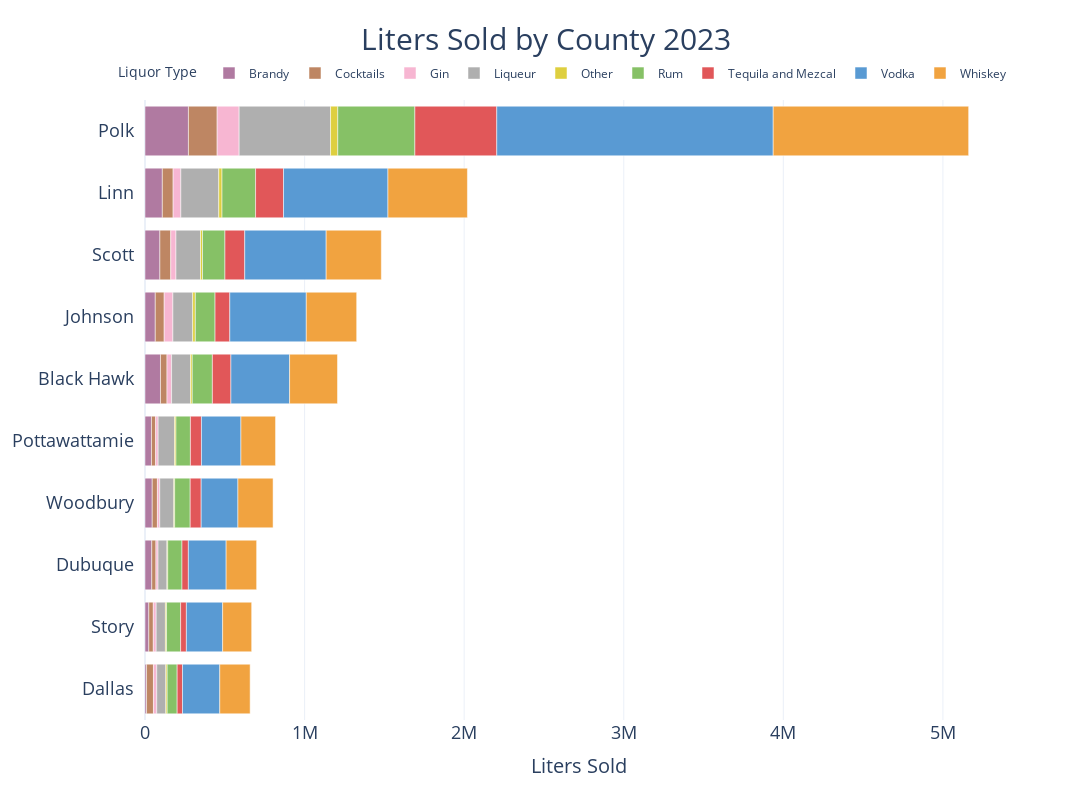

Notebook code cell kept with this figure:
### Code cell
county_order = ['Polk', 'Linn', 'Scott', 'Johnson', 'Black Hawk', 'Pottawattamie', 'Woodbury', 'Dubuque', 'Story', 'Dallas']
# Create the stacked bar chart
fig = px.bar(
    cat_df_long,
    x='liters_sold_per_cat',  
    y='county',
    color='liquor_type',  # stack by 
    title='Liters Sold by County per Year',
    labels={'county': 'County ','liquor_type': 'Liquor Type ', 'liters_sold_per_cat': 'Liters Sold per Category '}, 
    template='plotly_white',
    color_discrete_map = liquor_colors,
    category_orders = {'county': county_order}
    
)

# Update layout 
fig.update_layout(
    xaxis = dict(
        title = 'Liters Sold',
        title_font = dict(size = 20),
        tickfont=dict(size=18),
        tickformat = '.0s'
    ),
    
    yaxis = dict(
        title= None,
        title_font = dict(size = 20),
        tickfont=dict(size=18),
        ticksuffix = '  ',
    ),

     legend=dict(
        orientation="h",
        yanchor="bottom",
        y=1.02,
        xanchor="right",
        x=1,
    ),
        title=dict(
        text = "Liters Sold by County 2023",
        font = dict(size = 30),
        x = .5,
        xanchor = 'center'),
    width = 1100,
    height = 800,
)

fig.show()

### Figure 1 — Plotly figure (JSON) as saved in the notebook; plotly's stock layout.template omitted (floating-point values rounded to 4 significant figures)
{"data": [{"alignmentgroup": "True", "hovertemplate": "Liquor Type =Brandy<br>Liters Sold per Category =%{x}<br>County =%{y}<extra></extra>", "legendgroup": "Brandy", "marker": {"color": "#b07aa1", "pattern": {"shape": ""}}, "name": "Brandy", "offsetgroup": "Brandy", "orientation": "h", "showlegend": true, "textposition": "auto", "type": "bar", "x": [96990.0, 9729.0, 42470.0, 64440.0, 108600.0, 272100.0, 40460.0, 93110.0, 23930.0, 45370.0], "xaxis": "x", "y": ["Black Hawk", "Dallas", "Dubuque", "Johnson", "Linn", "Polk", "Pottawattamie", "Scott", "Story", "Woodbury"], "yaxis": "y"}, {"alignmentgroup": "True", "hovertemplate": "Liquor Type =Cocktails<br>Liters Sold per Category =%{x}<br>County =%{y}<extra></extra>", "legendgroup": "Cocktails", "marker": {"color": "#be8663", "pattern": {"shape": ""}}, "name": "Cocktails", "offsetgroup": "Cocktails", "orientation": "h", "showlegend": true, "textposition": "auto", "type": "bar", "x": [40800.0, 43200.0, 26060.0, 55820.0, 67730.0, 180000.0, 26170.0, 68370.0, 28150.0, 32350.0], "xaxis": "x", "y": ["Black Hawk", "Dallas", "Dubuque", "Johnson", "Linn", "Polk", "Pottawattamie", "Scott", "Story", "Woodbury"], "yaxis": "y"}, {"alignmentgroup": "True", "hovertemplate": "Liquor Type =Gin<br>Liters Sold per Category =%{x}<br>County =%{y}<extra></extra>", "legendgroup": "Gin", "marker": {"color": "#f7b6d2", "pattern": {"shape": ""}}, "name": "Gin", "offsetgroup": "Gin", "orientation": "h", "showlegend": true, "textposition": "auto", "type": "bar", "x": [28910.0, 20690.0, 13250.0, 54530.0, 48290.0, 137900.0, 15760.0, 32630.0, 18010.0, 14790.0], "xaxis": "x", "y": ["Black Hawk", "Dallas", "Dubuque", "Johnson", "Linn", "Polk", "Pottawattamie", "Scott", "Story", "Woodbury"], "yaxis": "y"}, {"alignmentgroup": "True", "hovertemplate": "Liquor Type =Liqueur<br>Liters Sold per Category =%{x}<br>County =%{y}<extra></extra>", "legendgroup": "Liqueur", "marker": {"color": "#afafaf", "pattern": {"shape": ""}}, "name": "Liqueur", "offsetgroup": "Liqueur", "orientation": "h", "showlegend": true, "textposition": "auto", "type": "bar", "x": [118400.0, 56730.0, 55840.0, 124000.0, 237700.0, 572700.0, 103000.0, 153600.0, 57870.0, 87930.0], "xaxis": "x", "y": ["Black Hawk", "Dallas", "Dubuque", "Johnson", "Linn", "Polk", "Pottawattamie", "Scott", "Story", "Woodbury"], "yaxis": "y"}, {"alignmentgroup": "True", "hovertemplate": "Liquor Type =Other<br>Liters Sold per Category =%{x}<br>County =%{y}<extra></extra>", "legendgroup": "Other", "marker": {"color": "#decf3f", "pattern": {"shape": ""}}, "name": "Other", "offsetgroup": "Other", "orientation": "h", "showlegend": true, "textposition": "auto", "type": "bar", "x": [10930.0, 8675.0, 4784.0, 16620.0, 20320.0, 45230.0, 8620.0, 12780.0, 7135.0, 5510.0], "xaxis": "x", "y": ["Black Hawk", "Dallas", "Dubuque", "Johnson", "Linn", "Polk", "Pottawattamie", "Scott", "Story", "Woodbury"], "yaxis": "y"}, {"alignmentgroup": "True", "hovertemplate": "Liquor Type =Rum<br>Liters Sold per Category =%{x}<br>County =%{y}<extra></extra>", "legendgroup": "Rum", "marker": {"color": "#86c166", "pattern": {"shape": ""}}, "name": "Rum", "offsetgroup": "Rum", "orientation": "h", "showlegend": true, "textposition": "auto", "type": "bar", "x": [126200.0, 62530.0, 89320.0, 123500.0, 210300.0, 483300.0, 90530.0, 140400.0, 88220.0, 97310.0], "xaxis": "x", "y": ["Black Hawk", "Dallas", "Dubuque", "Johnson", "Linn", "Polk", "Pottawattamie", "Scott", "Story", "Woodbury"], "yaxis": "y"}, {"alignmentgroup": "True", "hovertemplate": "Liquor Type =Tequila and Mezcal<br>Liters Sold per Category =%{x}<br>County =%{y}<extra></extra>", "legendgroup": "Tequila and Mezcal", "marker": {"color": "#e15759", "pattern": {"shape": ""}}, "name": "Tequila and Mezcal", "offsetgroup": "Tequila and Mezcal", "orientation": "h", "showlegend": true, "textposition": "auto", "type": "bar", "x": [116100.0, 33350.0, 40010.0, 92520.0, 175200.0, 513100.0, 69260.0, 124000.0, 36020.0, 68770.0], "xaxis": "x", "y": ["Black Hawk", "Dallas", "Dubuque", "Johnson", "Linn", "Polk", "Pottawattamie", "Scott", "Story", "Woodbury"], "yaxis": "y"}, {"alignmentgroup": "True", "hovertemplate": "Liquor Type =Vodka<br>Liters Sold per Category =%{x}<br>County =%{y}<extra></extra>", "legendgroup": "Vodka", "marker": {"color": "#599ad3", "pattern": {"shape": ""}}, "name": "Vodka", "offsetgroup": "Vodka", "orientation": "h", "showlegend": true, "textposition": "auto", "type": "bar", "x": [367800.0, 233700.0, 236600.0, 479200.0, 654300.0, 1732000.0, 247300.0, 510300.0, 227100.0, 230200.0], "xaxis": "x", "y": ["Black Hawk", "Dallas", "Dubuque", "Johnson", "Linn", "Polk", "Pottawattamie", "Scott", "Story", "Woodbury"], "yaxis": "y"}, {"alignmentgroup": "True", "hovertemplate": "Liquor Type =Whiskey<br>Liters Sold per Category =%{x}<br>County =%{y}<extra></extra>", "legendgroup": "Whiskey", "marker": {"color": "#f1a340", "pattern": {"shape": ""}}, "name": "Whiskey", "offsetgroup": "Whiskey", "orientation": "h", "showlegend": true, "textposition": "auto", "type": "bar", "x": [300100.0, 190200.0, 191200.0, 315800.0, 497900.0, 1225000.0, 217000.0, 345700.0, 182000.0, 220300.0], "xaxis": "x", "y": ["Black Hawk", "Dallas", "Dubuque", "Johnson", "Linn", "Polk", "Pottawattamie", "Scott", "Story", "Woodbury"], "yaxis": "y"}], "layout": {"barmode": "relative", "height": 800, "legend": {"orientation": "h", "title": {"text": "Liquor Type "}, "tracegroupgap": 0, "x": 1, "xanchor": "right", "y": 1.02, "yanchor": "bottom"}, "title": {"font": {"size": 30}, "text": "Liters Sold by County 2023", "x": 0.5, "xanchor": "center"}, "width": 1100, "xaxis": {"anchor": "y", "autorange": true, "domain": [0, 1], "range": [0, 5433000.0], "tickfont": {"size": 18}, "tickformat": ".0s", "title": {"font": {"size": 20}, "text": "Liters Sold"}, "type": "linear"}, "yaxis": {"anchor": "x", "autorange": true, "categoryarray": ["Dallas", "Story", "Dubuque", "Woodbury", "Pottawattamie", "Black Hawk", "Johnson", "Scott", "Linn", "Polk"], "categoryorder": "array", "domain": [0, 1], "range": [-0.5, 9.5], "tickfont": {"size": 18}, "ticksuffix": "  ", "title": {"font": {"size": 20}}, "type": "category"}}}
